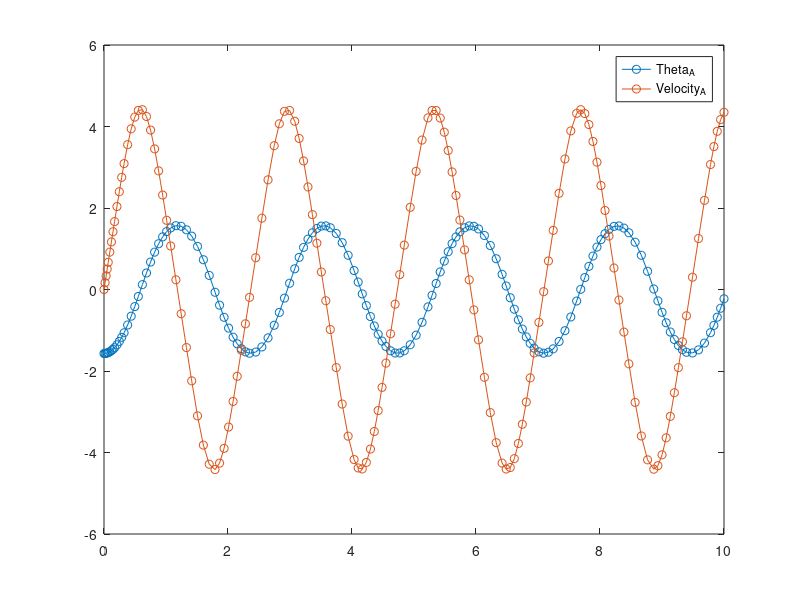

This figure's MATLAB source:
function [] = simulatePendulums()
%CHAOES

g = 9.8;%m/s2
lengthA = 1;%m
massA = 1;%kg
initThetaA = -pi/2;
initVelA = 0;

ode45(@derivatives, [0,10], [initThetaA;initVelA]);
legend('Theta_A','Velocity_A');

    function dYdt = derivatives(~,Y)
        thetaA = Y(1);
        velA = Y(2);
        
        Fg = -massA*g;
        
        accelA = (Fg*sin(thetaA))/(massA*lengthA);
        
        dYdt = [velA; accelA];
    end
end

